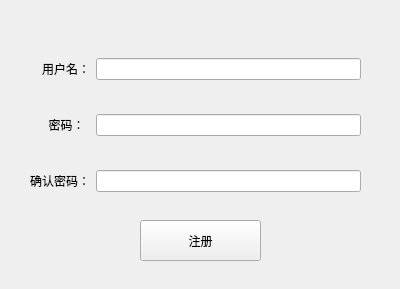
<?xml version="1.0" encoding="UTF-8"?>
<ui version="4.0">
 <class>reg</class>
 <widget class="QWidget" name="reg">
  <property name="geometry">
   <rect>
    <x>0</x>
    <y>0</y>
    <width>400</width>
    <height>289</height>
   </rect>
  </property>
  <property name="minimumSize">
   <size>
    <width>400</width>
    <height>289</height>
   </size>
  </property>
  <property name="maximumSize">
   <size>
    <width>400</width>
    <height>289</height>
   </size>
  </property>
  <property name="windowTitle">
   <string>注册</string>
  </property>
  <widget class="QWidget" name="widget" native="true">
   <property name="geometry">
    <rect>
     <x>30</x>
     <y>30</y>
     <width>331</width>
     <height>191</height>
    </rect>
   </property>
   <property name="sizePolicy">
    <sizepolicy hsizetype="Preferred" vsizetype="Fixed">
     <horstretch>0</horstretch>
     <verstretch>0</verstretch>
    </sizepolicy>
   </property>
   <layout class="QGridLayout" name="gridLayout">
    <item row="3" column="0" colspan="2">
     <widget class="QLabel" name="label_4">
      <property name="text">
       <string>确认密码：</string>
      </property>
     </widget>
    </item>
    <item row="2" column="1">
     <widget class="QLabel" name="label_3">
      <property name="text">
       <string>  密码：</string>
      </property>
     </widget>
    </item>
    <item row="1" column="1">
     <widget class="QLabel" name="label">
      <property name="text">
       <string>用户名：</string>
      </property>
     </widget>
    </item>
    <item row="1" column="2">
     <widget class="QLineEdit" name="lineEdit">
      <property name="maxLength">
       <number>40</number>
      </property>
     </widget>
    </item>
    <item row="2" column="2">
     <widget class="QLineEdit" name="lineEdit_3">
      <property name="maxLength">
       <number>40</number>
      </property>
     </widget>
    </item>
    <item row="3" column="2">
     <widget class="QLineEdit" name="lineEdit_4">
      <property name="maxLength">
       <number>40</number>
      </property>
     </widget>
    </item>
   </layout>
  </widget>
  <widget class="QPushButton" name="pushButton">
   <property name="geometry">
    <rect>
     <x>140</x>
     <y>220</y>
     <width>121</width>
     <height>41</height>
    </rect>
   </property>
   <property name="text">
    <string>注册</string>
   </property>
  </widget>
 </widget>
 <resources/>
 <connections/>
</ui>
